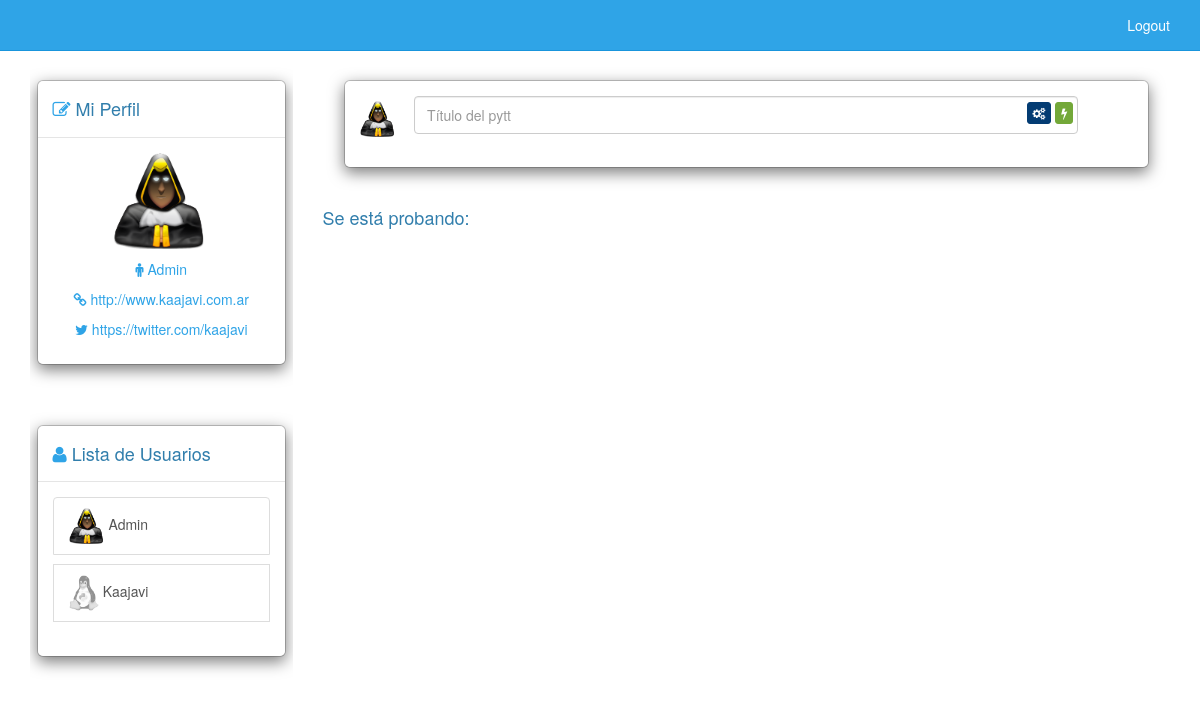
Page / (signed in) on the earlier database version.
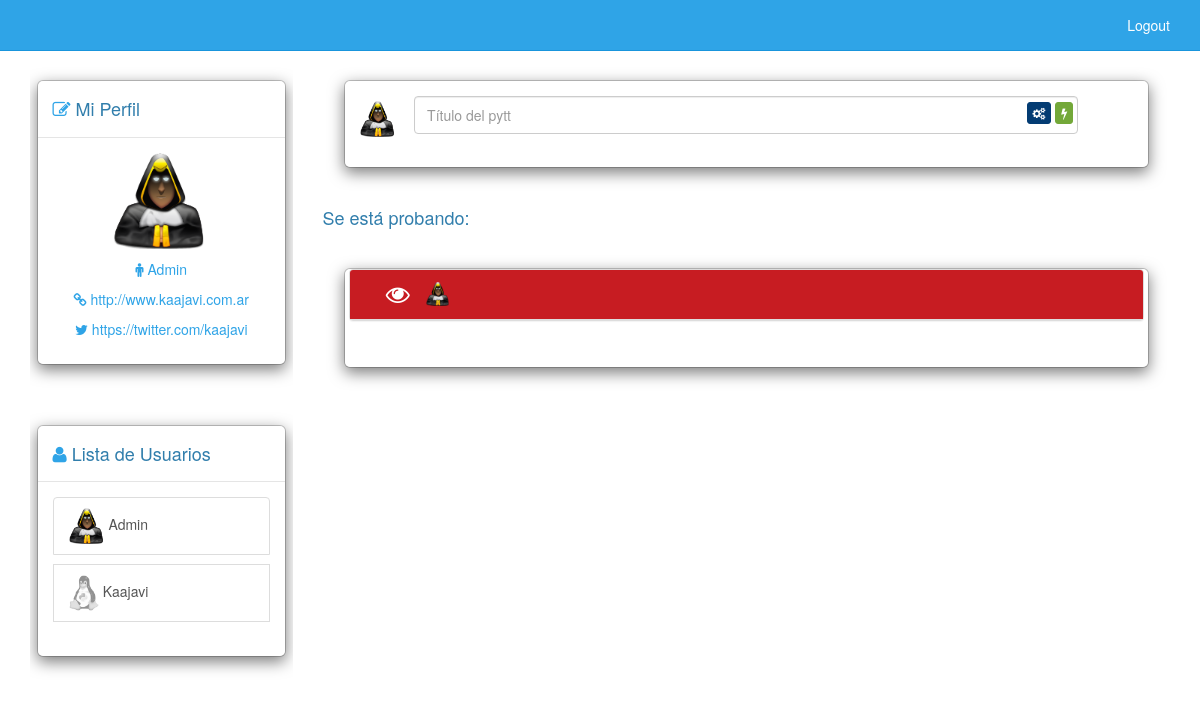
Same page on the later database version.
### main/models.py (models this page shows, shortened)
class UserProfile(models.Model):
    user = models.OneToOneField(settings.AUTH_USER_MODEL)
    birth_date = models.DateField('Fecha de Nacimiento', null=True,
                                  blank=True)
    genre = models.CharField('Soy', max_length=1,
                             choices=GENRE_CHOICES, null=True,
                             blank=True)
    web = models.URLField('Blog/Web', max_length=200, null=True,
                          blank=True)
    twitter = models.URLField('Twitter', max_length=200, null=True,
                               blank=True)
    googleplus = models.URLField('Google+', max_length=200, null=True,
                                  blank=True)
    avatar = models.FileField('Avatar', upload_to='image/',
                              default='image/noAvatar.png', blank=True)
    upload_date = models.DateTimeField(auto_now_add=True)
    def genre_icon(self):
        if self.genre == 'm':
            return 'male'
        elif self.genre == 'f':
            return 'female'
        else:
            return 'neuter'

class Pytt(models.Model):
    class Meta:
        ordering = ['-upload_date']
        verbose_name = 'Pytt'
        verbose_name_plural = 'Pytters'
    funciona = models.BooleanField('Funciona?', default=False)
    warnings = models.BooleanField('Warnings?', default=False)
    title = models.CharField('Título', max_length=64, default='')
    autor= models.ForeignKey(settings.AUTH_USER_MODEL)
    codigo= models.TextField('Código')
    upload_date = models.DateTimeField(auto_now_add=True)

### main/views.py (the view)
# urls.py: url(r'^$', 'main.views.home', name='home'),
@login_required(login_url='/loguearse')
def home(request):
    context = RequestContext(request)
    pytts = Pytt.objects.all()[:10]
    users = UserProfile.objects.all()[:10]
    return render_to_response('index.html', {'pytts':pytts, 'users':users}, context)

### main/templates/index.html (shortened to what this page needs)
{% extends 'base.html' %}
{% load static %}
{% block content %}
<div class="row top_position">
    <div class="col-md-3 visible-lg">
        {% include 'user/_user_column.html' %}
        {% include 'user/_lastuser_column.html' %}
    </div>
    <div class="col-md-9">
        <div class="bs-component">
            <div class="modal">
                <div class="modal-dialog">
                    <div class="modal-content">
                        <div class="row">
                            <div class="col-md-1 hidden-xs">
                                <h3><img src="{% get_media_prefix %}/{{user.userprofile.avatar}}" height="36px" alt=""/></h3>
                            </div>
                            <div class="col-md-10" style="padding-top: 15px">
                                <input maxlength="64" id="title_pytt" type="text" placeholder="Título del pytt" name="title "value="" class="form-control"/>
                                <div class="buttons-sending">
                                    <button  id="ejecutar" class="btn btn-xs btn-info">
                                        <i class="fa fa-cogs"></i>
                                    </button>
                                    <button id="guardar" class="btn btn-xs btn-success ">
                                        <i class="fa fa-bolt"></i>
                                    </button>
                                </div>
                            </div>
                        </div>
                        <br>
                    </div>
                </div>
            </div>
        </div>
        <h4>Se está probando:</h4>
        {% for pytt in pytts %}
            {% include '_pytt.html' %}
        {% endfor %}
    </div>
</div>
{% endblock %}

### main/templates/base.html (shortened to what this page needs)
<!DOCTYPE html>
{% load staticfiles %}
<html lang="en">
    <head>
        <link rel="stylesheet" href="{% static 'css/bootstrap.css' %}" media="screen">
        <link rel="stylesheet" href="{% static 'css/bootstrap-theme.css' %}" media="screen">
        <link rel="stylesheet" href="{% static 'css/font-awesome.min.css' %}" media="screen">
        <link rel="stylesheet" href="{% static 'css/app.css' %}" media="screen">
        <link rel="stylesheet" href="{% static 'css/jquery-ui.min.css' %}" media="screen">
        <link rel="stylesheet" href="{% static 'css/jquery-ui.theme.min.css' %}" media="screen">
        <link rel="stylesheet" href="{% static 'css/codemirror.css' %}" media="screen">
    </head>
    <body>
        <div class="navbar navbar-default navbar-fixed-top">
            <div class="container">
                <div class="navbar-header">
                    <a href="/" class="navbar-brand">
                    </a>
                </div>
                <div class="navbar-collapse collapse" id="navbar-main">
                    <ul class="nav navbar-nav navbar-right">
                        <li><a href="{% url 'main:desloguearse' %}">Logout</a></li>
                    </ul>
                </div>
            </div>
        </div>
        <div class="container">
            <div class="div_messages">
            </div>
            <br>
            {% block content %}
            {% endblock %}
        </div>
    </body>
</html>

### main/templates/user/_user_column.html (shortened to what this page needs)
{% load usertags %}
{% load staticfiles %}
{% load static %}
<div class="bs-component">
    <div class="modal">
        <div class="modal-dialog">
            <div class="modal-content">
                <div class="modal-header">
                    <h4 class="modal-title"><a href="{% url 'main:edit_social_profile' %}" class=""><i class="fa fa-edit"></i></a> Mi Perfil</h4>
                </div>
                <div class="modal-body">
                    <center>
                        <p><img src="{% get_media_prefix %}/{{user.userprofile.avatar}}" height="96px" alt="{% get_media_prefix %}/image/noAvatar.png"/></p>
                        <p><a href="" class=""><i class="fa fa-{{user.userprofile.genre_icon}}"></i> {{user.username.title}}</a></p>
                        {% if user.userprofile.web %}
                        <p><a href="{{user.userprofile.web}}" target="_blank"><i class="fa fa-link"></i> {{user.userprofile.web}}</a></p>
                        {% endif %}
                        {% if user.userprofile.twitter %}
                        <p><a href="{{user.userprofile.twitter}}" target="_blank"><i class="fa fa-twitter"></i> {{user.userprofile.twitter}}</a></p>
                        {% endif %}
                    </center>
                </div>
            </div>
        </div>
    </div>
</div>

### main/templates/user/_lastuser_column.html (shortened to what this page needs)
{% load usertags %}
{% load staticfiles %}
{% load static %}
<div class="bs-component">
    <div class="modal">
        <div class="modal-dialog">
            <div class="modal-content">
                <div class="modal-header">
                    <h4 class="modal-title">
                        <a href="#" class="" title="Ver Todos">
                            <i class="fa fa-user"></i></a>
                        Lista de Usuarios
                    </h4>
                </div>
                <div class="modal-body">
                    <div class="list-group">
                        {% for profile in users %}
                            <a href="" class="list-group-item"><img src="{% get_media_prefix %}/{{profile.avatar}}" height="36px" alt="no avatar"/>
                                {{profile.user.username.title}}
                            </a>
                        {% endfor %}
                    </div>
                </div>
            </div>
        </div>
    </div>
</div>

### main/templates/_pytt.html (shortened to what this page needs)
{% load static %}
<div class="bs-component">
    <div class="modal">
        <div class="modal-dialog">
            <div class="modal-content pytters">
                {% if pytt.warnings %}
                <div class="panel panel-warning" style="width: 99%; margin:auto;">
                    {% else %}
                    {% if pytt.funciona %}
                    <div class="panel panel-success" style="width: 99%; margin:auto;">
                        {% else %}
                        <div class="panel panel-danger" style="width: 99%; margin:auto;">
                            {% endif %}
                            {% endif %}
                            <div class="panel-heading">
                                <h3 class="panel-title" style="color: white">
                                    <span id="btn-show-{{pytt.id}}" class="btn btn-xs btn-show" ><i class="fa fa-2x fa-eye"></i></span>
                                    <a class="btn btn-xs" href="#"><img src="{% get_media_prefix %}/{{pytt.autor.userprofile.avatar}}" height="24px" /></a>
                                </h3>
                            </div>
                        </div>
                    </div>
                </div>
            </div>
        </div>

### main/static/css/app.css (style rules this page uses)
.top_position { margin-top: 30px; }
.div_messages { position:absolute; z-index: 10000; top: 40px; right: 50px; }
.bs-component { position: relative; }
.bs-component .modal { position: relative; top: auto; right: auto; left: auto; bottom: auto; z-index: 1; display: block; }
.bs-component .modal-dialog { width: 95% }
.modal-content h3 { padding-left: 15px; }
.pytters { min-height: 100px; }
.buttons-sending { position: absolute; right: 20px; top:20px; z-index: 10000; }

Differences in the rows shown:
added Pytt: autor.userprofile.avatar (picture)
